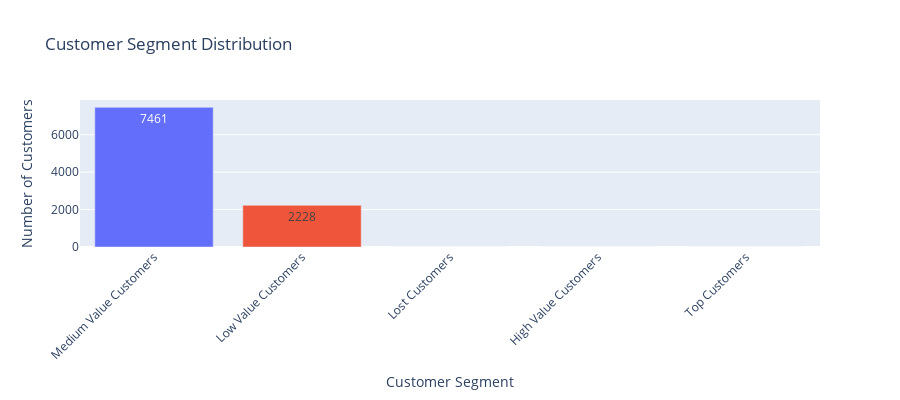

The notebook cell saved with this chart:
### Code cell
segment_counts = rfm['Customer_segment'].value_counts().reset_index()
segment_counts.columns = ['Customer_segment', 'Count']

# Create a bar chart
fig = px.bar(
    segment_counts, 
    x='Customer_segment', 
    y='Count', 
    color='Customer_segment',
    title='Customer Segment Distribution',
    labels={'Customer_segment': 'Customer Segment', 'Count': 'Number of Customers'},
    text='Count', 
    height=400
)

fig.update_layout(
    xaxis_tickangle=-45, 
    uniformtext_minsize=8, 
    uniformtext_mode='hide',  
    showlegend=False  
)


fig.show()

### Figure 1 — Plotly figure (JSON) as saved in the notebook; plotly's stock layout.template omitted (floating-point values rounded to 4 significant figures)
{"data": [{"alignmentgroup": "True", "hovertemplate": "Customer Segment=%{x}<br>Number of Customers=%{text}<extra></extra>", "legendgroup": "Medium Value Customers", "marker": {"color": "#636efa", "pattern": {"shape": ""}}, "name": "Medium Value Customers", "offsetgroup": "Medium Value Customers", "orientation": "v", "showlegend": true, "text": [7461], "textposition": "auto", "type": "bar", "x": ["Medium Value Customers"], "xaxis": "x", "y": [7461], "yaxis": "y"}, {"alignmentgroup": "True", "hovertemplate": "Customer Segment=%{x}<br>Number of Customers=%{text}<extra></extra>", "legendgroup": "Low Value Customers", "marker": {"color": "#EF553B", "pattern": {"shape": ""}}, "name": "Low Value Customers", "offsetgroup": "Low Value Customers", "orientation": "v", "showlegend": true, "text": [2228], "textposition": "auto", "type": "bar", "x": ["Low Value Customers"], "xaxis": "x", "y": [2228], "yaxis": "y"}, {"alignmentgroup": "True", "hovertemplate": "Customer Segment=%{x}<br>Number of Customers=%{text}<extra></extra>", "legendgroup": "Lost Customers", "marker": {"color": "#00cc96", "pattern": {"shape": ""}}, "name": "Lost Customers", "offsetgroup": "Lost Customers", "orientation": "v", "showlegend": true, "text": [0], "textposition": "auto", "type": "bar", "x": ["Lost Customers"], "xaxis": "x", "y": [0], "yaxis": "y"}, {"alignmentgroup": "True", "hovertemplate": "Customer Segment=%{x}<br>Number of Customers=%{text}<extra></extra>", "legendgroup": "High Value Customers", "marker": {"color": "#ab63fa", "pattern": {"shape": ""}}, "name": "High Value Customers", "offsetgroup": "High Value Customers", "orientation": "v", "showlegend": true, "text": [0], "textposition": "auto", "type": "bar", "x": ["High Value Customers"], "xaxis": "x", "y": [0], "yaxis": "y"}, {"alignmentgroup": "True", "hovertemplate": "Customer Segment=%{x}<br>Number of Customers=%{text}<extra></extra>", "legendgroup": "Top Customers", "marker": {"color": "#FFA15A", "pattern": {"shape": ""}}, "name": "Top Customers", "offsetgroup": "Top Customers", "orientation": "v", "showlegend": true, "text": [0], "textposition": "auto", "type": "bar", "x": ["Top Customers"], "xaxis": "x", "y": [0], "yaxis": "y"}], "layout": {"barmode": "relative", "height": 400, "legend": {"title": {"text": "Customer Segment"}, "tracegroupgap": 0}, "showlegend": false, "title": {"text": "Customer Segment Distribution"}, "uniformtext": {"minsize": 8, "mode": "hide"}, "xaxis": {"anchor": "y", "categoryarray": ["Medium Value Customers", "Low Value Customers", "Lost Customers", "High Value Customers", "Top Customers"], "categoryorder": "array", "domain": [0, 1], "tickangle": -45, "title": {"text": "Customer Segment"}}, "yaxis": {"anchor": "x", "domain": [0, 1], "title": {"text": "Number of Customers"}}}}
